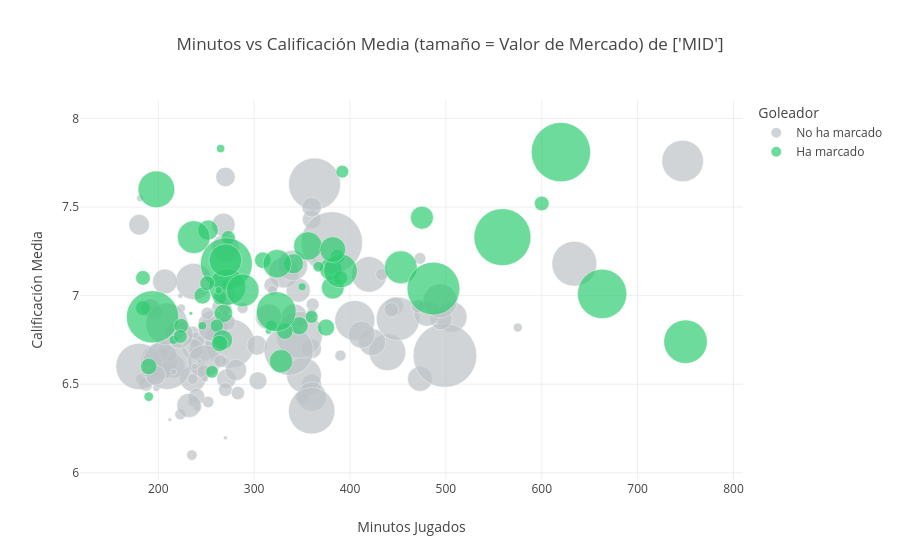

This figure's notebook cell:
### Markdown cell above
DESTACADO VOZINHA EN SU GRAN MUNDIAL!!

### Code cell
bubble_metricas(posicion=["MID"]).show()

### Figure 1 — Plotly figure (JSON) as saved in the notebook; plotly's stock layout.template omitted (floating-point values rounded to 4 significant figures; data arrays with more than 128 entries replaced by an {"elided": "..."} marker saying what was removed)
{"data": [{"customdata": {"elided": "120x5 mixed values"}, "hovertemplate": "<b>%{hovertext}</b><br><br>Minutos Jugados=%{x}<br>Calificación Media=%{y:.2f}<br>Valor de Mercado (M€)=%{customdata[3]:.1f}<br>Selección=%{customdata[0]}<br>Posición=%{customdata[1]}<br>Goles=%{customdata[2]}<extra></extra>", "hovertext": ["Erik Antonio Lira", "Gilberto Rafael Mora", "Brian Gutierrez", "Thalente Wandile Mbatha", "Sphephelo S'miso Sithole", "Gihyuk Lee", "Seungho Paik", "Kangin Lee", "Ismaël Kenneth Jordan Kone", "Benjamin Tahirovic", "Ivan Sunjic", "Amar Memic", "Denis Lemi Zakaria", "Remo Marco Freuler", "Djibril Ibrahima Sow", "Fabian Rieder", "GUIMARAESBruno Bruno", "Lucas Lucas Paqueta", "Ayyoub Bouaddi", "Chemsdine Talbi", "Bilal El Khannouss", "Neil Yoni El Aynaoui", "Jean Ricner Bellegarde", "Danley Jean Jacques", "Mc", "Lewis Ferguson", "Tyler Shaan Adams", "Mc", "Diego Alexander Gomez", "Miguel Angel Almiron", "Adrián Andrés Cubas", "Aiden Connor Oneill", "Jackson Alexander Irvine", "Paul Michael Junior Okon-Engstler", "Hakan Calhanoglu", "Aleksandar Pavlovic", "Florian Richard Wirtz", "Juninho Gracielo Bacuna", "Leandro Jones Johan Bacuna", "Tahith Jose Girigorio Djorkaef Chong", "Ibrahim Sangare", "Christ Ravynel Inao Oulai", "Pedro Jeampierre Vite", "Alan Steven Franco", "Moisés Isaac Caicedo", "Ryan Jiro Gravenberch", "Tijjani Martinus Jan Reijnders", "Frenkie De Jong", "Ao Tanaka", "Ritsu Doan", "Hannibal Mejbri", "Ellyes Joris Skhiri", "Anis Slimane", "Nicolas Thierry Raskin", "Fathy Abdelhalim Hamdy Fathy", "Mostafa Ahmed Mohanad Lashin", "Attia Fahim Marawan Attia", "Saeid Ezatolahi", "Seyed Saman Ghoddos", "Joe Zen Robert Bell", "Marko Seufatu Nikola Stamenic", "Sarpreet Singh", "Rodrigo Rodri", "Pedro Pedri", "Gregory Jamiro Monteiro", "Essa Nasser Aldawsari", "Mohammed Abdullah Alkhaibari", "Ibrahim Mohamed", "Manuel Ugarte", "Rodrigo Bentancur", "Federico Santiago Valverde", "Juan Manuel Sanabria", "Emmanuel Boris Kone", "Aurélien Djani Tchouameni", "Adrien Thibault Marie Rabiot", "Warren Marie Jean-Pierre Zaire-Emery", "Mathis Rayan Cherki", "Idrissa Gana Gueye", "Ismaila Pathe Ciss", "Lamine Camara", "Bayesh Kamil Ibrahim Bayesh", "Aamar Iqbal Zidane", "Fouad Aboud Amir Alammari", "Patrick Berg", "Sander Gard Bolin Berge", "Martín Odegaard", "Fredrik Aursnes", "Oscar Bobb", "Leandro Daniel Paredes", "Rodrigo Javier De Paul", "Nicolas Ivan Gonzalez", "Fares Chaibi", "Nabil Bentaleb", "Ibrahim Maza", "Xaver Schlager", "Nicolas Seiwald", "Konrad Laimer", "Paul Wanner", "Mahmoud Ali Noor Alrawabdeh", "Mahmoud Saleh Mohannad Abutaha", "Miguel Bruno", "Vitor Vitinha", "Ngal’ayel Mukau", "Samuel Alain Moutoussamy", "Noah Junior Sadiki", "Akmal Mozgovoy", "Otabek Shukurov", "James David Rodriguez", "Jefferson Andrés Lerma", "Elliot Junior Anderson", "Morgan Elliot Rogers", "Eberechi Oluchi Eze", "Mateo Kovacic", "Luka Modric", "Thomas Teye Partey", "Kwasi Sibo", "Antoine Serlom Semenyo", "Cristian Jesus Martinez", "Jose Luis Rodriguez", "Edgar Yoel Barcenas"], "legendgroup": "No ha marcado", "marker": {"color": "#bdc3c7", "line": {"color": "white", "width": 0.5}, "opacity": 0.7, "size": [21.52, 19.3, 8, 2, 0.6, 0.8, 2, 28, 25, 4.5, 2, 4.5, 14.22, 3, 14.22, 12, 46.79, 49.18, 50, 25, 35, 23, 16, 3, 7.005, 14, 25, 12.61, 5.417, 7.31, 4.5, 6.274, 1, 1.2, 16, 90, 100, 1.7, 0.9, 1.435, 20, 23, 13.0, 6.238, 14.35, 80, 50, 35, 13, 17, 15, 5, 2.68, 34.43, 9.58, 3.736, 5.437, 12.16, 9.308, 3.5, 3, 0.5, 64.14, 150, 6.723, 6.511, 4.189, 2.525, 7.237, 6.218, 15.93, 8.367, 59.53, 70, 18, 80, 90, 0.5, 1.8, 40, 3.34, 4.487, 7.582, 8, 25, 6.777, 15, 28, 5, 42.83, 22, 15, 4.5, 45, 10, 25, 32, 22, 2.477, 6.151, 27.56, 140, 15, 1.2, 35, 1.4, 1.5, 8.305, 27.02, 75, 90, 65, 10, 3.5, 2, 1.4, 80, 0.8, 4.138, 5.818], "sizemode": "area", "sizeref": 0.07407, "symbol": "circle"}, "mode": "markers", "name": "No ha marcado", "orientation": "v", "showlegend": true, "type": "scatter", "x": [346, 216, 197, 258, 270, 270, 207, 270, 236, 236, 198, 223, 360, 575, 271, 304, 420, 237, 439, 246, 506, 473, 261, 260, 270, 270, 342, 446, 236, 350, 390, 361, 223, 196, 180, 275, 363, 255, 270, 247, 268, 207, 360, 255, 360, 347, 201, 331, 192, 281, 270, 252, 241, 340, 240, 360, 433, 265, 211, 244, 270, 212, 747, 499, 283, 207, 182, 224, 187, 270, 236, 204, 405, 450, 495, 180, 209, 363, 181, 248, 236, 188, 248, 443, 480, 471, 303, 222, 473, 494, 255, 360, 288, 352, 240, 315, 360, 232, 270, 265, 423, 381, 197, 333, 257, 216, 238, 318, 412, 634, 336, 209, 272, 319, 270, 249, 360, 243, 235, 251], "xaxis": "x", "y": [7.03, 6.6, 6.9, 6.58, 6.198, 7.13, 6.67, 7.27, 6.53, 6.53, 6.48, 6.33, 6.7, 6.82, 6.53, 6.52, 7.12, 7.08, 6.68, 6.7, 6.88, 6.53, 6.77, 6.8, 6.47, 7.67, 6.88, 6.94, 6.794, 6.43, 6.662, 6.95, 7, 6.9, 7.4, 6.73, 7.63, 6.57, 6.63, 6.53, 7.4, 7.08, 7.43, 6.73, 7.5, 6.78, 6.63, 7.13, 6.93, 6.58, 7, 6.4, 6.37, 7.17, 6.75, 6.9, 7.12, 6.93, 6.67, 6.6, 6.83, 6.3, 7.76, 6.662, 6.45, 6.7, 6.53, 6.93, 6.5, 6.93, 6.7, 6.67, 6.86, 6.869, 6.869, 6.6, 6.61, 7.2, 7.55, 6.63, 6.4, 6.57, 6.57, 6.92, 6.9, 6.94, 6.72, 6.78, 7.21, 6.97, 6.81, 6.5, 6.93, 6.55, 6.43, 6.88, 6.43, 6.38, 6.63, 6.63, 6.737, 7.3, 6.55, 6.78, 6.83, 6.57, 6.6, 7.06, 6.78, 7.18, 6.69, 6.84, 6.85, 7.03, 6.9, 6.53, 6.35, 6.63, 6.1, 6.9], "yaxis": "y"}, {"customdata": {"elided": "58x5 mixed values"}, "hovertemplate": "<b>%{hovertext}</b><br><br>Minutos Jugados=%{x}<br>Calificación Media=%{y:.2f}<br>Valor de Mercado (M€)=%{customdata[3]:.1f}<br>Selección=%{customdata[0]}<br>Posición=%{customdata[1]}<br>Goles=%{customdata[2]}<extra></extra>", "hovertext": ["Luis Francisco Romo", "Teboho Mokoena", "Inbeom Hwang", "Michal Sadilek", "Stephen Eustaquio", "Nathan-Dylan Saliba", "Johan Kula Manzambi", "Granit Xhaka", "Henrique", "Azz-Eddine Ounahi", "Ismael Saibari", "Mc", "Sebastian Matthew Berhalter", "Malik Leon Tillman", "Damián Josue Bobadilla", "Matias Galarza", "Connor Isaac Metcalfe", "Jamal Musiala", "Leroy Aziz Sane", "Felix Kalu Nmecha", "Livano Shyron Liomar Comenencia", "Franck Yannick Kessie", "Daizen Maeda", "Keito Nakamura", "Junya Ito", "Daichi Kamada", "Kaishu Sano", "Yasin Ayari", "Kevin De Bruyne", "Youri Marion Tielemans", "Hans Vanaken", "Ashour Metwaly Emam", "Mohamed Zaky Mostafa Zico", "Mohammad Mohebbi", "Elijah Henry Just", "Mikel Merino", "Fabian Ruiz", "Alejandro Baena", "Lenini Kevin Pina", "Deroy Deroy Duarte", "Agustin Canobbio", "Maximiliano Javier Araujo", "Pape Alassane Gueye", "Andreas Rædergård Schjelderup", "Alexis Mac Allister", "Enzo Jeremías Fernandez", "Marcel Sabitzer", "Romano Schmid", "Mahmoud Ahmed Nizar Alrashdan", "Pedro Joao Neves", "Abbosbek Fayzullaev", "Jhon Adolfo Arias", "Declan Rice", "Jude Victor William Bellingham", "Nikola Vlasic", "Martin Baturina", "Petar Sucic", "Caleb Marfo Yirenkyi"], "legendgroup": "Ha marcado", "marker": {"color": "#2ecc71", "line": {"color": "white", "width": 0.5}, "opacity": 0.7, "size": [12.55, 1.815, 7, 8, 6, 7.5, 50, 8, 19.06, 18.86, 40, 6.484, 8, 30, 3.318, 7.557, 1.5, 100, 20, 50, 0.5, 12, 10.41, 10, 3, 10, 40, 14.94, 8, 19.48, 5, 4.161, 10.78, 2.5, 2.5, 101.2, 58.55, 103.2, 2.36, 2.124, 8, 15.12, 40, 8.222, 70, 90, 6, 15, 5.819, 41.9, 7, 24.77, 120, 130, 10, 30, 40, 10], "sizemode": "area", "sizeref": 0.07407, "symbol": "circle"}, "mode": "markers", "name": "Ha marcado", "orientation": "v", "showlegend": true, "type": "scatter", "x": [268, 270, 264, 184, 392, 273, 198, 600, 382, 380, 453, 261, 184, 356, 190, 390, 315, 271, 328, 272, 234, 347, 246, 309, 216, 332, 270, 341, 387, 475, 318, 367, 375, 246, 265, 194, 323, 487, 350, 263, 224, 252, 237, 251, 750, 663, 360, 267, 256, 390, 223, 382, 559, 620, 190, 324, 288, 264], "xaxis": "x", "y": [6.9, 7.07, 6.988, 6.93, 7.7, 7.327, 7.6, 7.52, 7.045, 7.15, 7.16, 6.83, 7.1, 7.28, 6.43, 7.1, 6.8, 7.18, 6.63, 7.05, 6.9, 6.83, 7, 7.2, 6.75, 6.8, 7.2, 7.18, 7.22, 7.44, 6.83, 7.164, 6.82, 6.83, 7.83, 6.88, 6.91, 7.04, 7.05, 7.03, 6.83, 7.37, 7.33, 7.07, 6.74, 7.01, 6.88, 6.75, 6.57, 7.14, 6.77, 7.26, 7.33, 7.81, 6.6, 7.18, 7.03, 6.73], "yaxis": "y"}], "layout": {"legend": {"itemsizing": "constant", "title": {"text": "Goleador"}, "tracegroupgap": 0}, "title": {"text": "Minutos vs Calificación Media (tamaño = Valor de Mercado) de ['MID']"}, "xaxis": {"anchor": "y", "domain": [0, 1], "title": {"text": "Minutos Jugados"}}, "yaxis": {"anchor": "x", "domain": [0, 1], "title": {"text": "Calificación Media"}}}}
